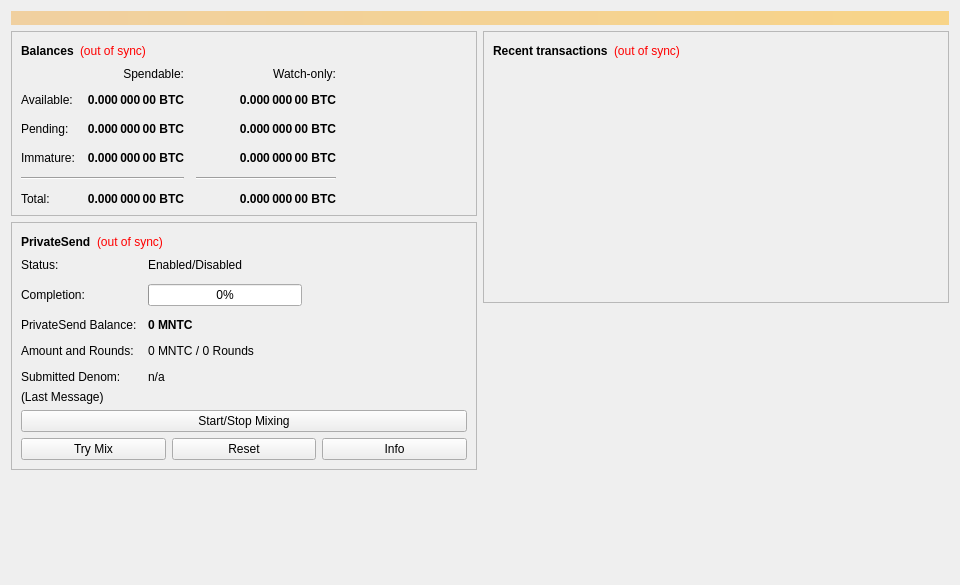
<?xml version="1.0" encoding="UTF-8"?>
<ui version="4.0">
 <class>OverviewPage</class>
 <widget class="QWidget" name="OverviewPage">
  <property name="geometry">
   <rect>
    <x>0</x>
    <y>0</y>
    <width>960</width>
    <height>585</height>
   </rect>
  </property>
  <property name="minimumSize">
   <size>
    <width>960</width>
    <height>0</height>
   </size>
  </property>
  <property name="windowTitle">
   <string>Form</string>
  </property>
  <layout class="QVBoxLayout" name="topLayout">
   <item>
    <widget class="QLabel" name="labelAlerts">
     <property name="visible">
      <bool>false</bool>
     </property>
     <property name="styleSheet">
      <string notr="true">QLabel { background-color: qlineargradient(x1: 0, y1: 0, x2: 1, y2: 0, stop:0 #F0D0A0, stop:1 #F8D488); color:#000000; }</string>
     </property>
     <property name="wordWrap">
      <bool>true</bool>
     </property>
     <property name="margin">
      <number>3</number>
     </property>
     <property name="textInteractionFlags">
      <set>Qt::TextSelectableByMouse</set>
     </property>
    </widget>
   </item>
   <item>
    <layout class="QHBoxLayout" name="horizontalLayout" stretch="1,1">
     <item>
      <layout class="QVBoxLayout" name="verticalLayout_2">
       <item>
        <widget class="QFrame" name="frame">
         <property name="frameShape">
          <enum>QFrame::StyledPanel</enum>
         </property>
         <property name="frameShadow">
          <enum>QFrame::Raised</enum>
         </property>
         <layout class="QVBoxLayout" name="verticalLayout_4">
          <item>
           <layout class="QHBoxLayout" name="horizontalLayout_4">
            <item>
             <widget class="QLabel" name="label_5">
              <property name="font">
               <font>
                <weight>75</weight>
                <bold>true</bold>
               </font>
              </property>
              <property name="text">
               <string>Balances</string>
              </property>
             </widget>
            </item>
            <item>
             <widget class="QLabel" name="labelWalletStatus">
              <property name="toolTip">
               <string>The displayed information may be out of date. Your wallet automatically synchronizes with the MonsterNode network after a connection is established, but this process has not completed yet.</string>
              </property>
              <property name="styleSheet">
               <string notr="true">QLabel { color: red; }</string>
              </property>
              <property name="text">
               <string notr="true">(out of sync)</string>
              </property>
              <property name="alignment">
               <set>Qt::AlignLeading|Qt::AlignLeft|Qt::AlignVCenter</set>
              </property>
             </widget>
            </item>
            <item>
             <spacer name="horizontalSpacer_3">
              <property name="orientation">
               <enum>Qt::Horizontal</enum>
              </property>
              <property name="sizeHint" stdset="0">
               <size>
                <width>40</width>
                <height>20</height>
               </size>
              </property>
             </spacer>
            </item>
           </layout>
          </item>
          <item>
           <layout class="QGridLayout" name="gridLayout">
            <property name="spacing">
             <number>12</number>
            </property>
            <item row="2" column="2">
             <widget class="QLabel" name="labelWatchPending">
              <property name="font">
               <font>
                <weight>75</weight>
                <bold>true</bold>
               </font>
              </property>
              <property name="cursor">
               <cursorShape>IBeamCursor</cursorShape>
              </property>
              <property name="toolTip">
               <string>Unconfirmed transactions to watch-only addresses</string>
              </property>
              <property name="text">
               <string notr="true">0.000 000 00 BTC</string>
              </property>
              <property name="alignment">
               <set>Qt::AlignRight|Qt::AlignTrailing|Qt::AlignVCenter</set>
              </property>
              <property name="textInteractionFlags">
               <set>Qt::LinksAccessibleByMouse|Qt::TextSelectableByKeyboard|Qt::TextSelectableByMouse</set>
              </property>
             </widget>
            </item>
            <item row="2" column="1">
             <widget class="QLabel" name="labelUnconfirmed">
              <property name="font">
               <font>
                <weight>75</weight>
                <bold>true</bold>
               </font>
              </property>
              <property name="cursor">
               <cursorShape>IBeamCursor</cursorShape>
              </property>
              <property name="toolTip">
               <string>Total of transactions that have yet to be confirmed, and do not yet count toward the spendable balance</string>
              </property>
              <property name="text">
               <string notr="true">0.000 000 00 BTC</string>
              </property>
              <property name="alignment">
               <set>Qt::AlignRight|Qt::AlignTrailing|Qt::AlignVCenter</set>
              </property>
              <property name="textInteractionFlags">
               <set>Qt::LinksAccessibleByMouse|Qt::TextSelectableByKeyboard|Qt::TextSelectableByMouse</set>
              </property>
             </widget>
            </item>
            <item row="3" column="2">
             <widget class="QLabel" name="labelWatchImmature">
              <property name="font">
               <font>
                <weight>75</weight>
                <bold>true</bold>
               </font>
              </property>
              <property name="cursor">
               <cursorShape>IBeamCursor</cursorShape>
              </property>
              <property name="toolTip">
               <string>Mined balance in watch-only addresses that has not yet matured</string>
              </property>
              <property name="text">
               <string notr="true">0.000 000 00 BTC</string>
              </property>
              <property name="alignment">
               <set>Qt::AlignRight|Qt::AlignTrailing|Qt::AlignVCenter</set>
              </property>
              <property name="textInteractionFlags">
               <set>Qt::LinksAccessibleByMouse|Qt::TextSelectableByKeyboard|Qt::TextSelectableByMouse</set>
              </property>
             </widget>
            </item>
            <item row="4" column="0" colspan="2">
             <widget class="Line" name="lineSpendableBalance">
              <property name="orientation">
               <enum>Qt::Horizontal</enum>
              </property>
             </widget>
            </item>
            <item row="4" column="2">
             <widget class="Line" name="lineWatchBalance">
              <property name="sizePolicy">
               <sizepolicy hsizetype="Preferred" vsizetype="Fixed">
                <horstretch>0</horstretch>
                <verstretch>0</verstretch>
               </sizepolicy>
              </property>
              <property name="minimumSize">
               <size>
                <width>140</width>
                <height>0</height>
               </size>
              </property>
              <property name="orientation">
               <enum>Qt::Horizontal</enum>
              </property>
             </widget>
            </item>
            <item row="5" column="0">
             <widget class="QLabel" name="labelTotalText">
              <property name="text">
               <string>Total:</string>
              </property>
             </widget>
            </item>
            <item row="3" column="1">
             <widget class="QLabel" name="labelImmature">
              <property name="font">
               <font>
                <weight>75</weight>
                <bold>true</bold>
               </font>
              </property>
              <property name="cursor">
               <cursorShape>IBeamCursor</cursorShape>
              </property>
              <property name="toolTip">
               <string>Mined balance that has not yet matured</string>
              </property>
              <property name="text">
               <string notr="true">0.000 000 00 BTC</string>
              </property>
              <property name="alignment">
               <set>Qt::AlignRight|Qt::AlignTrailing|Qt::AlignVCenter</set>
              </property>
              <property name="textInteractionFlags">
               <set>Qt::LinksAccessibleByMouse|Qt::TextSelectableByKeyboard|Qt::TextSelectableByMouse</set>
              </property>
             </widget>
            </item>
            <item row="2" column="3">
             <spacer name="horizontalSpacer_2">
              <property name="orientation">
               <enum>Qt::Horizontal</enum>
              </property>
              <property name="sizeHint" stdset="0">
               <size>
                <width>40</width>
                <height>20</height>
               </size>
              </property>
             </spacer>
            </item>
            <item row="3" column="0">
             <widget class="QLabel" name="labelImmatureText">
              <property name="text">
               <string>Immature:</string>
              </property>
             </widget>
            </item>
            <item row="5" column="1">
             <widget class="QLabel" name="labelTotal">
              <property name="font">
               <font>
                <weight>75</weight>
                <bold>true</bold>
               </font>
              </property>
              <property name="cursor">
               <cursorShape>IBeamCursor</cursorShape>
              </property>
              <property name="toolTip">
               <string>Your current total balance</string>
              </property>
              <property name="text">
               <string notr="true">0.000 000 00 BTC</string>
              </property>
              <property name="alignment">
               <set>Qt::AlignRight|Qt::AlignTrailing|Qt::AlignVCenter</set>
              </property>
              <property name="textInteractionFlags">
               <set>Qt::LinksAccessibleByMouse|Qt::TextSelectableByKeyboard|Qt::TextSelectableByMouse</set>
              </property>
             </widget>
            </item>
            <item row="5" column="2">
             <widget class="QLabel" name="labelWatchTotal">
              <property name="font">
               <font>
                <weight>75</weight>
                <bold>true</bold>
               </font>
              </property>
              <property name="cursor">
               <cursorShape>IBeamCursor</cursorShape>
              </property>
              <property name="toolTip">
               <string>Current total balance in watch-only addresses</string>
              </property>
              <property name="text">
               <string notr="true">0.000 000 00 BTC</string>
              </property>
              <property name="alignment">
               <set>Qt::AlignRight|Qt::AlignTrailing|Qt::AlignVCenter</set>
              </property>
              <property name="textInteractionFlags">
               <set>Qt::LinksAccessibleByMouse|Qt::TextSelectableByKeyboard|Qt::TextSelectableByMouse</set>
              </property>
             </widget>
            </item>
            <item row="0" column="2">
             <widget class="QLabel" name="labelWatchonly">
              <property name="text">
               <string>Watch-only:</string>
              </property>
              <property name="alignment">
               <set>Qt::AlignRight|Qt::AlignTrailing|Qt::AlignVCenter</set>
              </property>
             </widget>
            </item>
            <item row="1" column="0">
             <widget class="QLabel" name="labelBalanceText">
              <property name="text">
               <string>Available:</string>
              </property>
             </widget>
            </item>
            <item row="1" column="1">
             <widget class="QLabel" name="labelBalance">
              <property name="font">
               <font>
                <weight>75</weight>
                <bold>true</bold>
               </font>
              </property>
              <property name="cursor">
               <cursorShape>IBeamCursor</cursorShape>
              </property>
              <property name="toolTip">
               <string>Your current spendable balance</string>
              </property>
              <property name="text">
               <string notr="true">0.000 000 00 BTC</string>
              </property>
              <property name="alignment">
               <set>Qt::AlignRight|Qt::AlignTrailing|Qt::AlignVCenter</set>
              </property>
              <property name="textInteractionFlags">
               <set>Qt::LinksAccessibleByMouse|Qt::TextSelectableByKeyboard|Qt::TextSelectableByMouse</set>
              </property>
             </widget>
            </item>
            <item row="1" column="2">
             <widget class="QLabel" name="labelWatchAvailable">
              <property name="font">
               <font>
                <weight>75</weight>
                <bold>true</bold>
               </font>
              </property>
              <property name="cursor">
               <cursorShape>IBeamCursor</cursorShape>
              </property>
              <property name="toolTip">
               <string>Your current balance in watch-only addresses</string>
              </property>
              <property name="text">
               <string notr="true">0.000 000 00 BTC</string>
              </property>
              <property name="alignment">
               <set>Qt::AlignRight|Qt::AlignTrailing|Qt::AlignVCenter</set>
              </property>
              <property name="textInteractionFlags">
               <set>Qt::LinksAccessibleByMouse|Qt::TextSelectableByKeyboard|Qt::TextSelectableByMouse</set>
              </property>
             </widget>
            </item>
            <item row="2" column="0">
             <widget class="QLabel" name="labelPendingText">
              <property name="text">
               <string>Pending:</string>
              </property>
             </widget>
            </item>
            <item row="0" column="1">
             <widget class="QLabel" name="labelSpendable">
              <property name="text">
               <string>Spendable:</string>
              </property>
              <property name="alignment">
               <set>Qt::AlignRight|Qt::AlignTrailing|Qt::AlignVCenter</set>
              </property>
             </widget>
            </item>
           </layout>
          </item>
         </layout>
        </widget>
       </item>
       <item>
        <widget class="QFrame" name="framePrivateSend">
         <property name="layoutDirection">
          <enum>Qt::LeftToRight</enum>
         </property>
         <property name="frameShape">
          <enum>QFrame::StyledPanel</enum>
         </property>
         <property name="frameShadow">
          <enum>QFrame::Raised</enum>
         </property>
         <layout class="QVBoxLayout" name="VerticalLayout_PS1">
          <item>
           <layout class="QHBoxLayout" name="horizontalLayout_5">
            <item>
             <widget class="QLabel" name="labelPrivateSendHeader">
              <property name="font">
               <font>
                <weight>75</weight>
                <bold>true</bold>
               </font>
              </property>
              <property name="text">
               <string>PrivateSend</string>
              </property>
             </widget>
            </item>
            <item>
             <widget class="QLabel" name="labelPrivateSendSyncStatus">
              <property name="toolTip">
               <string>The displayed information may be out of date. Your wallet automatically synchronizes with the MonsterNode network after a connection is established, but this process has not completed yet.</string>
              </property>
              <property name="styleSheet">
               <string notr="true">QLabel { color: red; }</string>
              </property>
              <property name="text">
               <string notr="true">(out of sync)</string>
              </property>
              <property name="alignment">
               <set>Qt::AlignLeading|Qt::AlignLeft|Qt::AlignVCenter</set>
              </property>
             </widget>
            </item>
            <item>
             <spacer name="horizontalSpacer_4">
              <property name="orientation">
               <enum>Qt::Horizontal</enum>
              </property>
              <property name="sizeHint" stdset="0">
               <size>
                <width>40</width>
                <height>20</height>
               </size>
              </property>
             </spacer>
            </item>
           </layout>
          </item>
          <item>
           <layout class="QFormLayout" name="privateSendFormLayout">
            <property name="fieldGrowthPolicy">
             <enum>QFormLayout::AllNonFixedFieldsGrow</enum>
            </property>
            <property name="horizontalSpacing">
             <number>11</number>
            </property>
            <property name="verticalSpacing">
             <number>12</number>
            </property>
            <item row="0" column="0">
             <widget class="QLabel" name="labelPrivateSendEnabledText">
              <property name="text">
               <string>Status:</string>
              </property>
             </widget>
            </item>
            <item row="0" column="1">
             <widget class="QLabel" name="labelPrivateSendEnabled">
              <property name="text">
               <string>Enabled/Disabled</string>
              </property>
             </widget>
            </item>
            <item row="1" column="0">
             <widget class="QLabel" name="labelCompletitionText">
              <property name="text">
               <string>Completion:</string>
              </property>
             </widget>
            </item>
            <item row="1" column="1">
             <widget class="QProgressBar" name="privateSendProgress">
              <property name="maximumSize">
               <size>
                <width>154</width>
                <height>16777215</height>
               </size>
              </property>
              <property name="value">
               <number>0</number>
              </property>
             </widget>
            </item>
            <item row="2" column="0">
             <widget class="QLabel" name="labelAnonymizedText">
              <property name="text">
               <string>PrivateSend Balance:</string>
              </property>
             </widget>
            </item>
            <item row="2" column="1">
             <widget class="QLabel" name="labelAnonymized">
              <property name="font">
               <font>
                <weight>75</weight>
                <bold>true</bold>
               </font>
              </property>
              <property name="text">
               <string notr="true">0 MNTC</string>
              </property>
             </widget>
            </item>
            <item row="3" column="0">
             <widget class="QLabel" name="labelAmountAndRoundsText">
              <property name="text">
               <string>Amount and Rounds:</string>
              </property>
             </widget>
            </item>
            <item row="3" column="1">
             <widget class="QLabel" name="labelAmountRounds">
              <property name="text">
               <string>0 MNTC / 0 Rounds</string>
              </property>
             </widget>
            </item>
            <item row="4" column="0">
             <widget class="QLabel" name="labelSubmittedDenomText">
              <property name="text">
               <string>Submitted Denom:</string>
              </property>
             </widget>
            </item>
            <item row="4" column="1">
             <widget class="QLabel" name="labelSubmittedDenom">
              <property name="toolTip">
               <string>The denominations you submitted to the Masternode.&lt;br&gt;To mix, other users must submit the exact same denominations.</string>
              </property>
              <property name="text">
               <string>n/a</string>
              </property>
             </widget>
            </item>
           </layout>
          </item>
          <item>
           <layout class="QVBoxLayout" name="VerticalLayout_PS">
            <item>
             <widget class="QLabel" name="labelPrivateSendLastMessage">
              <property name="text">
               <string>(Last Message)</string>
              </property>
              <property name="alignment">
               <set>Qt::AlignLeading|Qt::AlignLeft|Qt::AlignTop</set>
              </property>
              <property name="wordWrap">
               <bool>true</bool>
              </property>
             </widget>
            </item>
            <item>
             <widget class="QPushButton" name="togglePrivateSend">
              <property name="sizePolicy">
               <sizepolicy hsizetype="MinimumExpanding" vsizetype="Fixed">
                <horstretch>0</horstretch>
                <verstretch>0</verstretch>
               </sizepolicy>
              </property>
              <property name="text">
               <string>Start/Stop Mixing</string>
              </property>
             </widget>
            </item>
            <item>
             <layout class="QHBoxLayout" name="horizontalLayout_debugbuttons">
              <item>
               <widget class="QPushButton" name="privateSendAuto">
                <property name="sizePolicy">
                 <sizepolicy hsizetype="MinimumExpanding" vsizetype="Fixed">
                  <horstretch>0</horstretch>
                  <verstretch>0</verstretch>
                 </sizepolicy>
                </property>
                <property name="toolTip">
                 <string>Try to manually submit a PrivateSend request.</string>
                </property>
                <property name="text">
                 <string>Try Mix</string>
                </property>
               </widget>
              </item>
              <item>
               <widget class="QPushButton" name="privateSendReset">
                <property name="sizePolicy">
                 <sizepolicy hsizetype="MinimumExpanding" vsizetype="Fixed">
                  <horstretch>0</horstretch>
                  <verstretch>0</verstretch>
                 </sizepolicy>
                </property>
                <property name="toolTip">
                 <string>Reset the current status of PrivateSend (can interrupt PrivateSend if it's in the process of Mixing, which can cost you money!)</string>
                </property>
                <property name="autoFillBackground">
                 <bool>false</bool>
                </property>
                <property name="text">
                 <string>Reset</string>
                </property>
               </widget>
              </item>
              <item>
               <widget class="QPushButton" name="privateSendInfo">
                <property name="sizePolicy">
                 <sizepolicy hsizetype="MinimumExpanding" vsizetype="Fixed">
                  <horstretch>0</horstretch>
                  <verstretch>0</verstretch>
                 </sizepolicy>
                </property>
                <property name="toolTip">
                 <string>Information about PrivateSend and Mixing</string>
                </property>
                <property name="text">
                 <string>Info</string>
                </property>
               </widget>
              </item>
             </layout>
            </item>
           </layout>
          </item>
         </layout>
        </widget>
       </item>
       <item>
        <spacer name="verticalSpacer">
         <property name="orientation">
          <enum>Qt::Vertical</enum>
         </property>
         <property name="sizeHint" stdset="0">
          <size>
           <width>20</width>
           <height>40</height>
          </size>
         </property>
        </spacer>
       </item>
      </layout>
     </item>
     <item>
      <layout class="QVBoxLayout" name="verticalLayout_3">
       <item>
        <widget class="QFrame" name="frame_2">
         <property name="frameShape">
          <enum>QFrame::StyledPanel</enum>
         </property>
         <property name="frameShadow">
          <enum>QFrame::Raised</enum>
         </property>
         <layout class="QVBoxLayout" name="verticalLayout">
          <item>
           <layout class="QHBoxLayout" name="horizontalLayout_2">
            <item>
             <widget class="QLabel" name="label_4">
              <property name="font">
               <font>
                <weight>75</weight>
                <bold>true</bold>
               </font>
              </property>
              <property name="text">
               <string>Recent transactions</string>
              </property>
             </widget>
            </item>
            <item>
             <widget class="QLabel" name="labelTransactionsStatus">
              <property name="toolTip">
               <string>The displayed information may be out of date. Your wallet automatically synchronizes with the MonsterNode network after a connection is established, but this process has not completed yet.</string>
              </property>
              <property name="styleSheet">
               <string notr="true">QLabel { color: red; }</string>
              </property>
              <property name="text">
               <string notr="true">(out of sync)</string>
              </property>
              <property name="alignment">
               <set>Qt::AlignLeading|Qt::AlignLeft|Qt::AlignVCenter</set>
              </property>
             </widget>
            </item>
            <item>
             <spacer name="horizontalSpacer">
              <property name="orientation">
               <enum>Qt::Horizontal</enum>
              </property>
              <property name="sizeHint" stdset="0">
               <size>
                <width>40</width>
                <height>20</height>
               </size>
              </property>
             </spacer>
            </item>
           </layout>
          </item>
          <item>
           <widget class="QListView" name="listTransactions">
            <property name="styleSheet">
             <string notr="true">QListView { background: transparent; }</string>
            </property>
            <property name="frameShape">
             <enum>QFrame::NoFrame</enum>
            </property>
            <property name="verticalScrollBarPolicy">
             <enum>Qt::ScrollBarAlwaysOff</enum>
            </property>
            <property name="horizontalScrollBarPolicy">
             <enum>Qt::ScrollBarAlwaysOff</enum>
            </property>
            <property name="selectionMode">
             <enum>QAbstractItemView::NoSelection</enum>
            </property>
           </widget>
          </item>
         </layout>
        </widget>
       </item>
       <item>
        <spacer name="verticalSpacer_2">
         <property name="orientation">
          <enum>Qt::Vertical</enum>
         </property>
         <property name="sizeHint" stdset="0">
          <size>
           <width>20</width>
           <height>40</height>
          </size>
         </property>
        </spacer>
       </item>
      </layout>
     </item>
    </layout>
   </item>
  </layout>
 </widget>
 <resources/>
 <connections/>
</ui>
